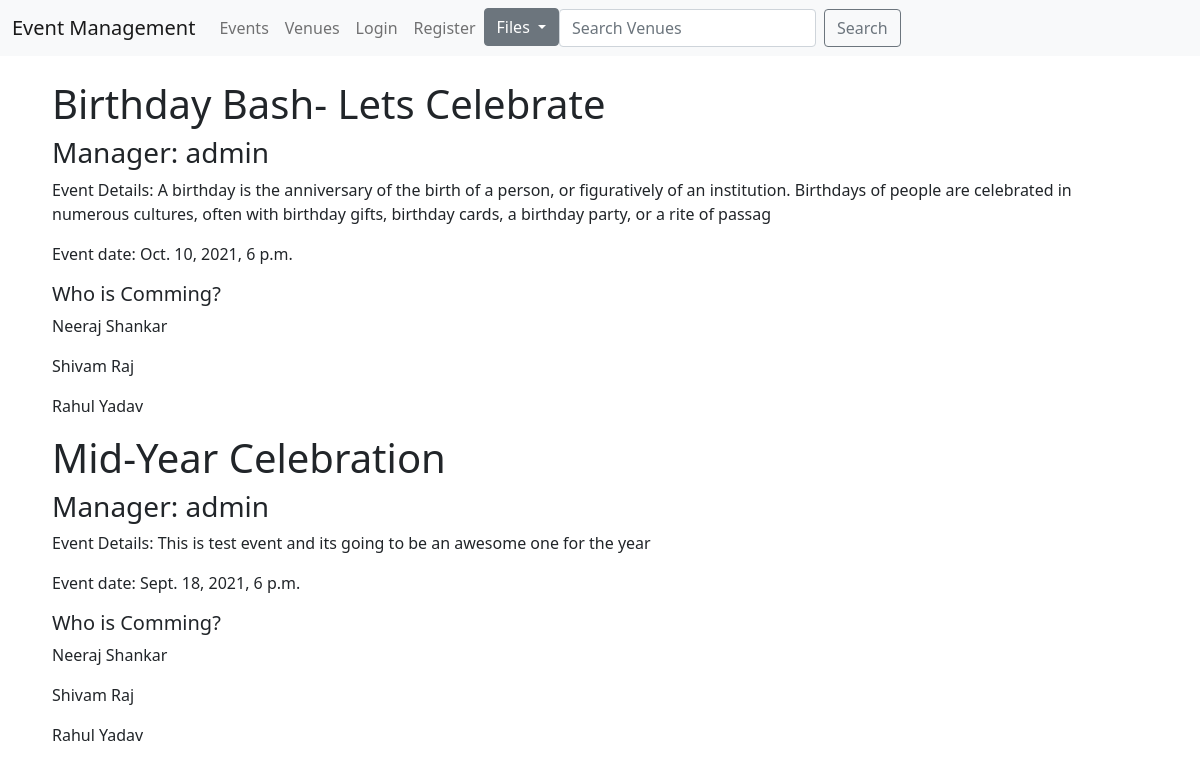
/, run on an earlier commit of the app's database.
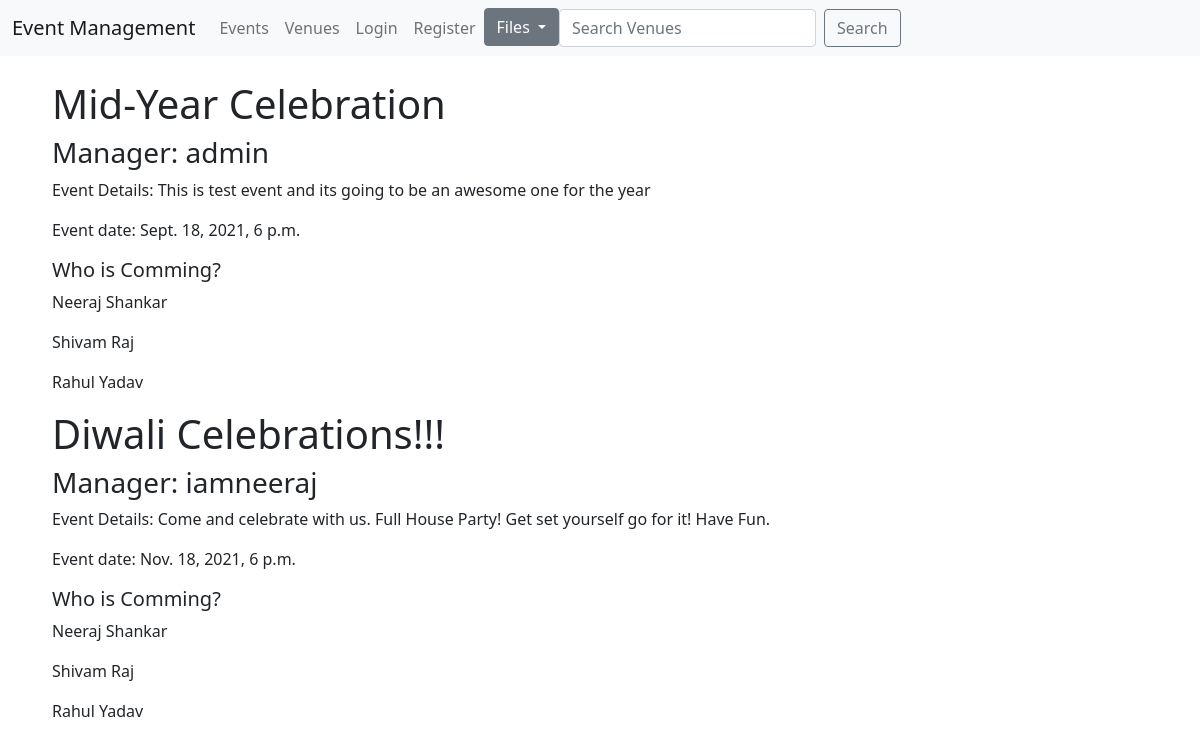
And on a later commit of the database.
### events/models.py (models this page shows, shortened)
class Event(models.Model):
    name = models.CharField('Event Name', max_length=100)
    event_date = models.DateTimeField()
    venue = models.ForeignKey(Venue, blank=True, null=True, on_delete=models.CASCADE)
    event_manager = models.ForeignKey(User, blank=True, null=True, on_delete=SET_NULL)
    description = models.TextField('Event Description')
    attendees = models.ManyToManyField(MyClubUser, blank=True)

class MyClubUser(models.Model):
    first_name = models.CharField('First Name', max_length=50)
    last_name = models.CharField('Last Name', max_length=50)
    email_address = models.EmailField('Email Address')
    def __str__(self):
        return self.first_name + ' ' + self.last_name

### events/views.py (the view)
# urls.py: path('', views.showEvents, name="list-events"),
def showEvents(request):
    event_list = Event.objects.all()
    return render(request, 'event-list.html', {'event_list': event_list})

### templates/event-list.html (shortened to what this page needs)
{% extends 'base.html' %}
{% block body%}
<div class="container mx-4 my-4">
    {% for event in event_list%}
    <div class="event-detail mx-3">
        <h1>{{event.name}}</h1>
        <h3>Manager: {{event.event_manager}}</h3>
        <p>Event Details: {{event.description}}</p>
        <p>Event date: {{event.event_date}}</p>
        <h5>Who is Comming?</h5>
        {% for user in event.attendees.all%}
        <p>{{user}}</p>
        {% endfor%}
    </div>
    {% endfor %}
</div>
{% endblock body%}

### templates/base.html (shortened to what this page needs)
<!doctype html>
<html lang="en">
  <head>
    <link href="https://cdn.jsdelivr.net/npm/bootstrap@5.1.3/dist/css/bootstrap.min.css" rel="stylesheet">
  </head>
  <body>
  <nav class="navbar navbar-expand-lg navbar-light bg-light">
  <div class="container-fluid">
    <a class="navbar-brand" href="#">Event Management</a>
    <div class="collapse navbar-collapse" id="navbarNav">
    {%if user.is_authenticated%}
    <ul class="navbar-nav">
        <li class="nav-item">
          <a class="nav-link" href="{% url 'list-events' %}">Events</a>
        </li>
        <li class="nav-item">
          <a class="nav-link" href="{% url 'list-venues' %}">Venues</a>
        </li>
        {%if user.is_superuser%}
        <li class="nav-item">
          <a class="nav-link" href="{% url 'add-event' %}">Add Event</a>
        </li>
        <li class="nav-item">
          <a class="nav-link" href="{% url 'add-venue' %}">Add Venue</a>
        </li>
        {%endif%}
        <li class="nav-item">
          <a class="nav-link" href="{% url 'logout' %}">Logout</a>
        </li>
    {% else %}
    <ul class="navbar-nav">
        <li class="nav-item">
          <a class="nav-link" href="{% url 'list-events' %}">Events</a>
        </li>
        <li class="nav-item">
          <a class="nav-link" href="{% url 'list-venues' %}">Venues</a>
        </li>
        <li class="nav-item">
          <a class="nav-link" href="{% url 'login-user' %}">Login</a>
        </li>
        <li class="nav-item">
          <a class="nav-link" href="{% url 'register' %}">Register</a>
        </li>
    {%endif%}
       <div class="dropdown">
        <a class="btn btn-secondary dropdown-toggle" href="#" role="button" id="dropdownMenuLink" data-bs-toggle="dropdown" aria-expanded="false">
          Files
          </a>
</div>
      </ul>
      <form class="d-flex" method=POST action="{% url 'search-venue'%}">
        <input class="form-control me-2" type="search" placeholder="Search Venues" name ="searched"aria-label="Search">
        <button class="btn btn-outline-secondary" type="submit">Search</button>
      </form>
    </div>
  </div>
</nav>
    {% block body%}
    {% endblock body%}
  </body>
</html>

What changed in the data, as far as the page shows it:
removed Event: name "Birthday Bash- Lets Celebrate", event_manager "admin", description "A birthday is the anniversary of the birth of a person, or figuratively of an institution. Birthdays of people are celebrated in numerous cultures, often with birthday gifts, birthday cards, a birthday party, or a rite of passag", event_date "Oct. 10, 2021, 6 p.m.", MyClubUser (first_name+last_name "Neeraj Shankar"), MyClubUser (first_name+last_name "Shivam Raj"), MyClubUser (first_name+last_name "Rahul Yadav")
added Event: name "Diwali Celebrations!!!", event_manager "iamneeraj", description "Come and celebrate with us. Full House Party! Get set yourself go for it! Have Fun.", event_date "Nov. 18, 2021, 6 p.m.", MyClubUser (first_name+last_name "Neeraj Shankar"), MyClubUser (first_name+last_name "Shivam Raj"), MyClubUser (first_name+last_name "Rahul Yadav")
